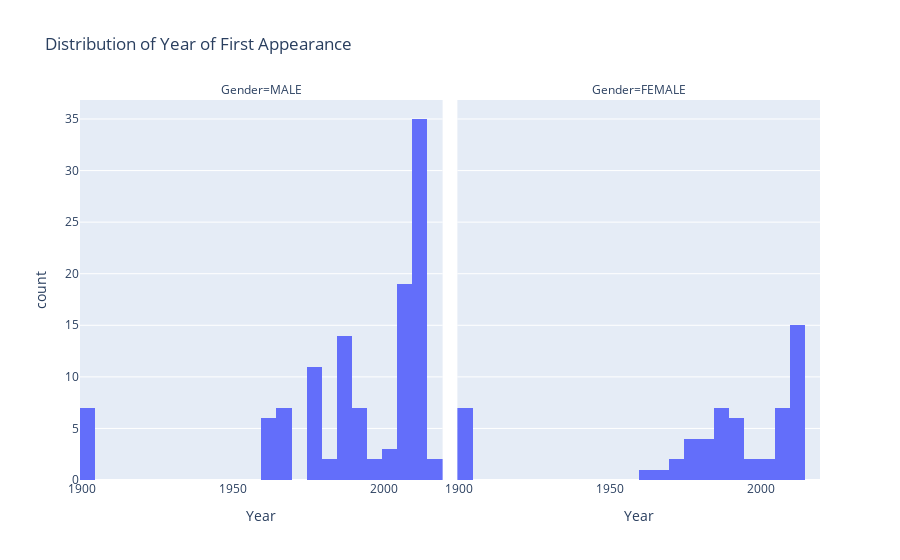

Notebook code cell kept with this figure:
### Markdown cell above
It's very easy to do some more complex comparisons.

### Code cell
fig = px.histogram(raw_data, x='Year', nbins= 30, title='Distribution of Year of First Appearance', facet_col='Gender')
fig.show()

### Figure 1 — Plotly figure (JSON) as saved in the notebook; plotly's stock layout.template omitted (floating-point values rounded to 4 significant figures)
{"data": [{"alignmentgroup": "True", "bingroup": "x", "hovertemplate": "Gender=MALE<br>Year=%{x}<br>count=%{y}<extra></extra>", "legendgroup": "", "marker": {"color": "#636efa", "pattern": {"shape": ""}}, "name": "", "nbinsx": 30, "offsetgroup": "", "orientation": "v", "showlegend": false, "type": "histogram", "x": [1963, 1963, 1963, 1963, 1963, 1964, 1965, 1965, 1965, 1967, 1968, 1968, 1969, 1976, 1975, 1978, 1979, 1978, 1978, 1978, 1978, 1978, 1978, 1979, 1984, 1984, 1986, 1988, 1989, 1989, 1991, 1992, 1993, 1985, 2003, 1987, 1988, 1989, 1989, 1989, 1989, 1989, 1989, 1989, 2005, 2005, 2005, 2007, 2009, 1990, 1990, 1900, 1900, 1992, 1992, 1996, 1998, 2000, 2001, 2005, 2005, 2005, 2005, 2005, 2005, 2005, 2006, 2006, 2007, 2007, 2007, 2008, 2009, 2010, 2010, 2010, 2010, 2010, 2010, 2011, 2010, 2011, 1900, 1900, 2010, 2010, 1900, 2010, 1900, 1900, 2011, 2012, 2013, 2012, 2013, 2013, 2013, 2013, 2013, 2013, 2013, 2013, 2013, 2015, 2013, 2013, 2013, 2013, 2013, 2013, 2013, 2013, 2014, 2014, 2015], "xaxis": "x", "yaxis": "y"}, {"alignmentgroup": "True", "bingroup": "x", "hovertemplate": "Gender=FEMALE<br>Year=%{x}<br>count=%{y}<extra></extra>", "legendgroup": "", "marker": {"color": "#636efa", "pattern": {"shape": ""}}, "name": "", "nbinsx": 30, "offsetgroup": "", "orientation": "v", "showlegend": false, "type": "histogram", "x": [1963, 1965, 1973, 1973, 1976, 1976, 1978, 1979, 1988, 1981, 1982, 1983, 1984, 1993, 1987, 1992, 1987, 1988, 1988, 1989, 1989, 2005, 2005, 1990, 1992, 1993, 1993, 1996, 1998, 2000, 2004, 2005, 2005, 2005, 2005, 2008, 2010, 2010, 2010, 2010, 2010, 1900, 2010, 1900, 1900, 1900, 1900, 1900, 1900, 2012, 2012, 2013, 2013, 2013, 2013, 2013, 2013, 2014], "xaxis": "x2", "yaxis": "y2"}], "layout": {"annotations": [{"font": {}, "showarrow": false, "text": "Gender=MALE", "x": 0.245, "xanchor": "center", "xref": "paper", "y": 1, "yanchor": "bottom", "yref": "paper"}, {"font": {}, "showarrow": false, "text": "Gender=FEMALE", "x": 0.755, "xanchor": "center", "xref": "paper", "y": 1, "yanchor": "bottom", "yref": "paper"}], "barmode": "relative", "legend": {"tracegroupgap": 0}, "title": {"text": "Distribution of Year of First Appearance"}, "xaxis": {"anchor": "y", "domain": [0, 0.49], "title": {"text": "Year"}}, "xaxis2": {"anchor": "y2", "domain": [0.51, 1], "matches": "x", "title": {"text": "Year"}}, "yaxis": {"anchor": "x", "domain": [0, 1], "title": {"text": "count"}}, "yaxis2": {"anchor": "x2", "domain": [0, 1], "matches": "y", "showticklabels": false}}}
